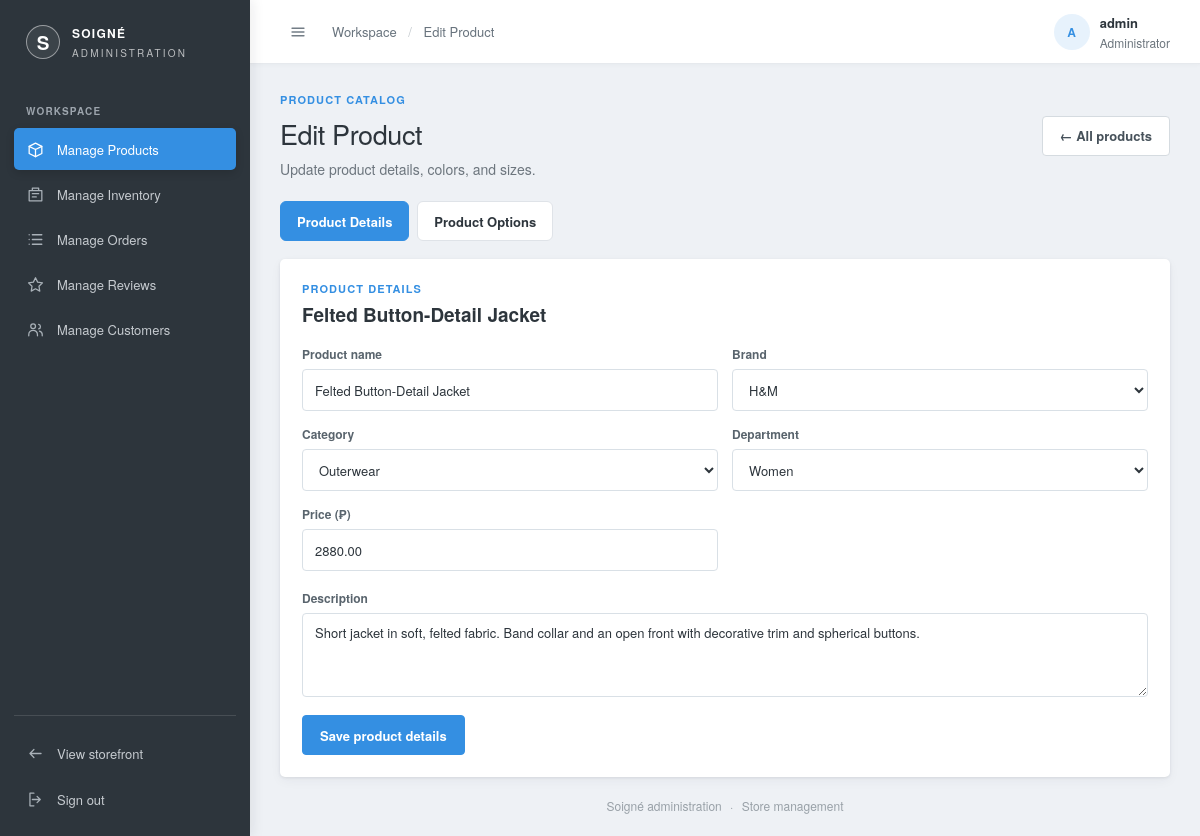
The app's page /admin/manage-products/edit.php?id=1 (signed in) with its own data.
### tables this page shows
CREATE TABLE products (
  product_id  INT AUTO_INCREMENT PRIMARY KEY,
  supplier_id INT NOT NULL,
  name        VARCHAR(150)  NOT NULL,
  category_id INT NULL,
  department  ENUM('men','women','kids') NOT NULL DEFAULT 'men',
  price       DECIMAL(10,2) NOT NULL,
  description TEXT,
  created_at  DATETIME DEFAULT CURRENT_TIMESTAMP,
  INDEX idx_department (department),
  INDEX idx_products_category_id (category_id),
  FOREIGN KEY (supplier_id) REFERENCES suppliers(supplier_id),
  FOREIGN KEY (category_id) REFERENCES categories(category_id)
    ON UPDATE CASCADE
    ON DELETE SET NULL
);

CREATE TABLE suppliers (
  supplier_id INT AUTO_INCREMENT PRIMARY KEY,
  name        VARCHAR(120) NOT NULL UNIQUE,
  image       VARCHAR(255) NULL
);

CREATE TABLE categories (
  category_id INT AUTO_INCREMENT PRIMARY KEY,
  name        VARCHAR(50) NOT NULL UNIQUE
);

### admin/manage-products/edit.php (the view, shortened to what this page needs)
<?php
require_once("../includes/bootstrap.php");
$product_id = (int)($_GET['id'] ?? 0);
$product_result = mysqli_execute_query($conn, "SELECT p.*, s.name AS supplier_name
     FROM products p
     JOIN suppliers s ON s.supplier_id = p.supplier_id
     WHERE p.product_id = ?", [$product_id]);
$product = mysqli_fetch_assoc($product_result);
$suppliers = mysqli_fetch_all(mysqli_query($conn, "SELECT supplier_id, name FROM suppliers ORDER BY name"), MYSQLI_ASSOC);
$categories = mysqli_fetch_all(mysqli_query($conn, "SELECT category_id, name FROM categories ORDER BY name"), MYSQLI_ASSOC);
include("../includes/header.php");
?>
<section class="admin-page-heading">
  <div><p class="admin-eyebrow">PRODUCT CATALOG</p><h1>Edit Product</h1><p>Update product details, colors, and sizes.</p></div>
  <a class="admin-button admin-button-light" href="<?php echo BASE_URL; ?>admin/manage-products/">&larr; All products</a>
</section>
<div class="admin-panel-tabs product-edit-tabs" role="radiogroup" aria-label="Product edit panels">
  <label for="product-edit-view-details">Product Details</label>
  <label for="product-edit-view-options">Product Options</label>
<section class="manage-panel product-edit-details-panel">
  <div class="manage-panel-heading"><div><p class="admin-eyebrow">PRODUCT DETAILS</p><h2><?php echo htmlspecialchars($product['name']); ?></h2></div></div>
  <form method="post" class="manage-form manage-product-create" novalidate>
    <label>Product name<input name="name" value="<?php echo htmlspecialchars($_POST['name'] ?? $product['name']); ?>"></label>
    <label>Brand<select name="supplier_id"><?php foreach ($suppliers as $supplier) { ?><option value="<?php echo (int)$supplier['supplier_id']; ?>" <?php echo (int)$supplier['supplier_id'] === (int)$product['supplier_id'] ? 'selected' : ''; ?>><?php echo htmlspecialchars($supplier['name']); ?></option><?php } ?></select></label>
    <label>Category<select name="category_id"><option value="">Uncategorized</option><?php foreach ($categories as $category_option) { $selected_category_id = $_POST['category_id'] ?? (string)$product['category_id']; ?><option value="<?php echo (int)$category_option['category_id']; ?>" <?php echo $selected_category_id === (string)$category_option['category_id'] ? 'selected' : ''; ?>><?php echo htmlspecialchars($category_option['name']); ?></option><?php } ?></select></label>
    <label>Department<select name="department"><?php foreach (['men' => 'Men', 'women' => 'Women', 'kids' => 'Kids'] as $key => $label) { ?><option value="<?php echo $key; ?>" <?php echo $product['department'] === $key ? 'selected' : ''; ?>><?php echo $label; ?></option><?php } ?></select></label>
    <label>Price (₱)<input type="text" inputmode="decimal" name="price" value="<?php echo htmlspecialchars($_POST['price'] ?? $product['price']); ?>"></label>
    <label class="manage-form-wide">Description<textarea name="description" rows="3"><?php echo htmlspecialchars($_POST['description'] ?? $product['description'] ?? ''); ?></textarea></label>
    <div class="manage-form-wide"><button class="admin-button" type="submit">Save product details</button></div>
  </form>
</section>
</div>
<?php include("../includes/footer.php"); ?>

### admin/styles/admin.css (style rules this page uses)
:root { --admin-ink: #2d353c; --admin-muted: #6c757d; --admin-line: #dfe3e8; --admin-paper: #ffffff; --admin-canvas: #eef1f5; --admin-accent: #348fe2; --admin-accent-dark: #2178c4; --admin-font: "Helvetica Neue", Helvetica, Arial, sans-serif; }
* { box-sizing: border-box; }
body { margin: 0; font-family: var(--admin-font); color: var(--admin-ink); }
a { color: inherit; text-decoration: none; }
button, input { font: inherit; }
.admin-eyebrow { margin: 0 0 10px; color: var(--admin-accent); font-size: 11px; font-weight: 700; letter-spacing: 1.6px; }
.admin-button { min-height: 40px; display: inline-flex; justify-content: center; align-items: center; gap: 8px; padding: 0 17px; border: 1px solid var(--admin-ink); border-radius: 11px; background: var(--admin-ink); color: #fff; box-shadow: 0 2px 4px rgba(28,28,28,.12), inset 0 1px 0 rgba(255,255,255,.16); font-size: 13px; font-weight: 700; cursor: pointer; transition: box-shadow .15s ease, transform .15s ease, background .15s ease, border-color .15s ease; }
.admin-dashboard-body { min-height: 100vh; background: var(--admin-canvas); }
.admin-page-heading { display: flex; align-items: center; justify-content: space-between; gap: 20px; margin-bottom: 25px; }
.admin-page-heading .admin-eyebrow { margin-bottom: 7px; }
.admin-page-heading h1 { margin: 0; font-family: var(--admin-font); font-size: 29px; font-weight: 600; letter-spacing: -.4px; }
.admin-page-heading > div > p:last-child { margin: 6px 0 0; color: var(--admin-muted); font-size: 14px; }
.admin-button-light { border-color: #d8d6d2; background: #fff; color: var(--admin-ink); box-shadow: 0 2px 4px rgba(28,28,28,.1), inset 0 1px 0 rgba(255,255,255,.9); }
body.admin-dashboard-body { background: var(--admin-canvas); color: #2d353c; font-size: 14px; -webkit-font-smoothing: antialiased; }
.admin-page-heading { margin-bottom: 22px; }
.admin-page-heading h1 { color: #2d353c; font-size: 27px; font-weight: 500; }
.admin-eyebrow { color: #348fe2; letter-spacing: 1.1px; }
.admin-button { border-color: #348fe2; border-radius: 4px; background: #348fe2; box-shadow: none; font-weight: 600; }
.admin-button-light { border-color: #d5dbe0; background: #fff; color: #46515a; box-shadow: none; }

### records on screen
products: name "Felted Button-Detail Jacket", supplier_id "H&M", category_id "Outerwear", department "Women", price "2880.00", description "Short jacket in soft, felted fabric. Band collar and an open front with decorative trim and spherical buttons."

### other values on screen
$admin_page_title "Edit Product"
substr($admin_header_name, 0, 1) "A"
$admin_header_name "admin"
